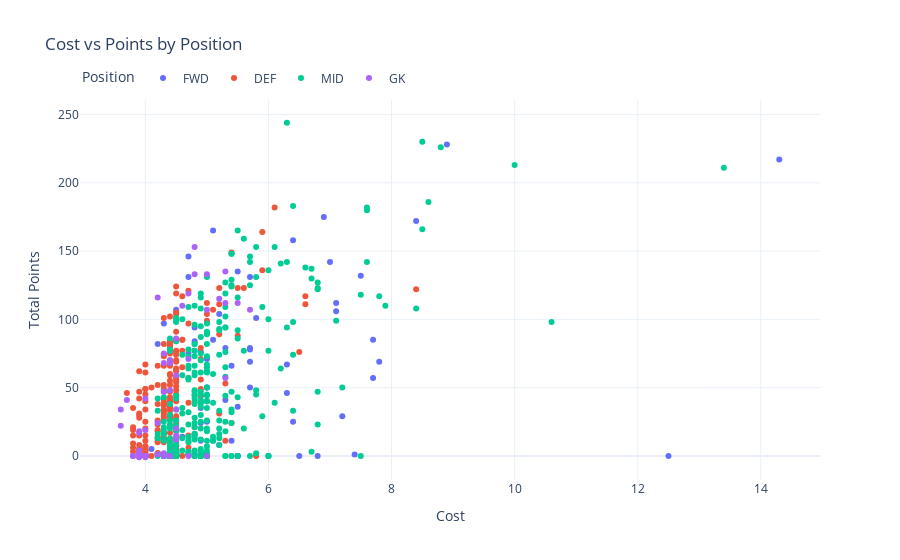

This figure's notebook cell:
### Markdown cell above
Since there are budgetary restrictions when assembling a team, it's important to find value in cheaper players who bring large amount of points. Looking at the scatter charts of player's cost and their total points will help in determining where players could spend less without losing out on points.

### Code cell
fig = px.scatter(all_players,
            x='now_cost',
            y='total_points',
            color='element_type',
            template='plotly_white',
            title='Cost vs Points',
            labels={'now_cost': 'Cost', 'total_points': 'Total Points', 'element_type': 'Position'})

fig.update_layout(legend={'orientation': 'h', 
                        'yanchor': 'top', 
                        'y': 10}
                        )

fig.show()

### Figure 1 — Plotly figure (JSON) as saved in the notebook; plotly's stock layout.template omitted (floating-point values rounded to 4 significant figures; data arrays with more than 128 entries replaced by an {"elided": "..."} marker saying what was removed)
{"data": [{"hovertemplate": "Position=FWD<br>Cost=%{x}<br>Total Points=%{y}<extra></extra>", "legendgroup": "FWD", "marker": {"color": "#636efa", "symbol": "circle"}, "mode": "markers", "name": "FWD", "orientation": "v", "showlegend": true, "type": "scatter", "x": [4.4, 7.7, 5, 4.9, 5, 8.9, 5, 4.6, 4.5, 6.9, 5, 4.5, 7.7, 5.7, 4.9, 4.5, 5.7, 5.2, 5.5, 5.7, 4.4, 4.5, 4.7, 4.9, 5.3, 5.5, 5, 5.1, 6.5, 6.8, 7, 7.2, 4.5, 4.5, 4.5, 4.5, 5.3, 5.1, 4.5, 4.5, 4.5, 4.5, 5.8, 4.5, 4.8, 4.5, 5.7, 4.9, 7.4, 4.3, 4.5, 5, 4.5, 7.5, 7.1, 4.5, 4.3, 4.8, 4.5, 4.7, 4.5, 4.8, 4.5, 4.5, 4.3, 4.9, 4.5, 6.4, 14.3, 6.4, 4.4, 7.1, 4.5, 4.5, 8.4, 7.8, 4.5, 4.4, 6.3, 4.8, 4.5, 4.4, 4.7, 5, 4.5, 4.5, 4.5, 4.2, 4.9, 4.8, 5.4, 5.5, 4.2, 5.1, 4.5, 4.4, 4.5, 12.5, 4.5, 5.4, 4.5, 6.3, 5.7, 5.5, 4.1, 6, 4.5, 5.2, 4.9, 5.5, 4.5, 4.5, 4.5], "xaxis": "x", "y": [0, 85, 71, 0, 50, 228, 0, 14, 107, 175, 40, 0, 57, 131, 76, 0, 69, 104, 0, 79, 0, 2, 75, 2, 41, 0, 50, 85, 0, 0, 142, 29, 2, 2, 0, 0, 79, 165, 0, 0, 0, 0, 101, 0, 16, 1, 50, 35, 1, 97, 22, 72, 0, 132, 106, 0, 1, 94, 0, 146, 0, 84, 0, 0, 33, 39, 0, 158, 217, 25, 0, 112, 0, 3, 172, 69, 1, 1, 67, 0, 0, 0, 131, 25, 0, 0, 4, 82, 11, 1, 66, 0, 25, 11, 0, 2, 0, 0, 4, 11, 2, 46, 78, 36, 5, 0, 0, 8, 24, 135, 7, 5, 0], "yaxis": "y"}, {"hovertemplate": "Position=DEF<br>Cost=%{x}<br>Total Points=%{y}<extra></extra>", "legendgroup": "DEF", "marker": {"color": "#EF553B", "symbol": "circle"}, "mode": "markers", "name": "DEF", "orientation": "v", "showlegend": true, "type": "scatter", "x": {"elided": "278 float values"}, "xaxis": "x", "y": {"elided": "278 int values"}, "yaxis": "y"}, {"hovertemplate": "Position=MID<br>Cost=%{x}<br>Total Points=%{y}<extra></extra>", "legendgroup": "MID", "marker": {"color": "#00cc96", "symbol": "circle"}, "mode": "markers", "name": "MID", "orientation": "v", "showlegend": true, "type": "scatter", "x": {"elided": "374 float values"}, "xaxis": "x", "y": {"elided": "374 int values"}, "yaxis": "y"}, {"hovertemplate": "Position=GK<br>Cost=%{x}<br>Total Points=%{y}<extra></extra>", "legendgroup": "GK", "marker": {"color": "#ab63fa", "symbol": "circle"}, "mode": "markers", "name": "GK", "orientation": "v", "showlegend": true, "type": "scatter", "x": [4.5, 4, 5.3, 4, 5.2, 3.9, 4, 4, 4, 4, 4, 3.9, 4, 4.6, 3.9, 4, 4.3, 4, 3.9, 4, 4.7, 3.9, 4, 4, 3.9, 4, 4, 4.4, 3.9, 4.3, 4, 3.9, 4.4, 4.5, 5, 4, 4, 3.9, 4, 4.7, 4, 4, 4.4, 4.3, 3.9, 3.9, 4.4, 4.8, 3.9, 3.9, 4, 4.8, 3.9, 4, 3.8, 5.7, 3.6, 4, 4, 4, 4.2, 4, 4.5, 4.4, 3.8, 5.5, 3.6, 3.9, 3.9, 5, 4, 3.9, 4, 4, 4.3, 3.9, 5.3, 3.9, 3.7, 3.9, 4.3, 3.9, 4.5, 4.5, 3.9, 4, 4.4, 4.5, 3.9, 3.8, 4.7, 5.3, 3.9, 4.2, 4.2, 4, 3.9, 3.9, 5, 4], "xaxis": "x", "y": [20, 0, 135, 0, 115, 17, 0, 0, 0, 0, 0, 0, 0, 110, 0, 19, 2, 0, 0, 0, 119, 4, 0, 0, 0, 0, 42, 68, 0, 47, 0, 0, 70, 59, 0, -1, 0, 0, 0, 71, 0, 0, 0, 68, 1, 0, 48, 153, 0, 0, 0, 133, -1, 0, 0, 107, 34, 0, 0, 0, 1, 0, 86, 0, 0, 112, 22, 0, 0, 133, 0, 0, 0, 0, 75, 0, 57, 1, 41, 0, 0, 0, 12, 34, 0, 0, 70, 15, 0, 0, 0, 112, 0, 116, 24, 0, 18, 0, 107, 0], "yaxis": "y"}], "layout": {"legend": {"orientation": "h", "title": {"text": "Position"}, "tracegroupgap": 0, "y": 10, "yanchor": "top"}, "title": {"text": "Cost vs Points by Position"}, "xaxis": {"anchor": "y", "domain": [0, 1], "title": {"text": "Cost"}}, "yaxis": {"anchor": "x", "domain": [0, 1], "title": {"text": "Total Points"}}}}
